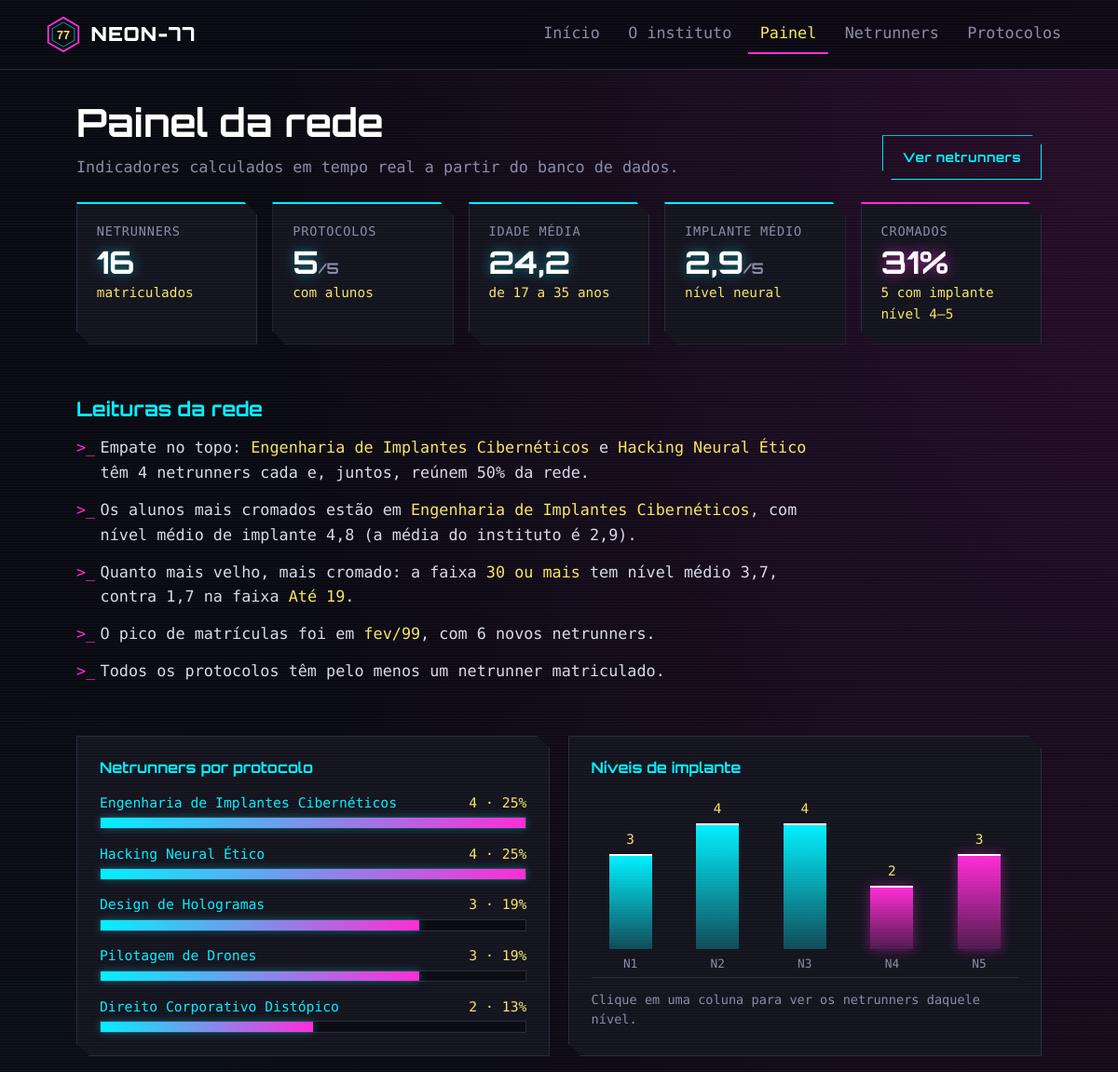
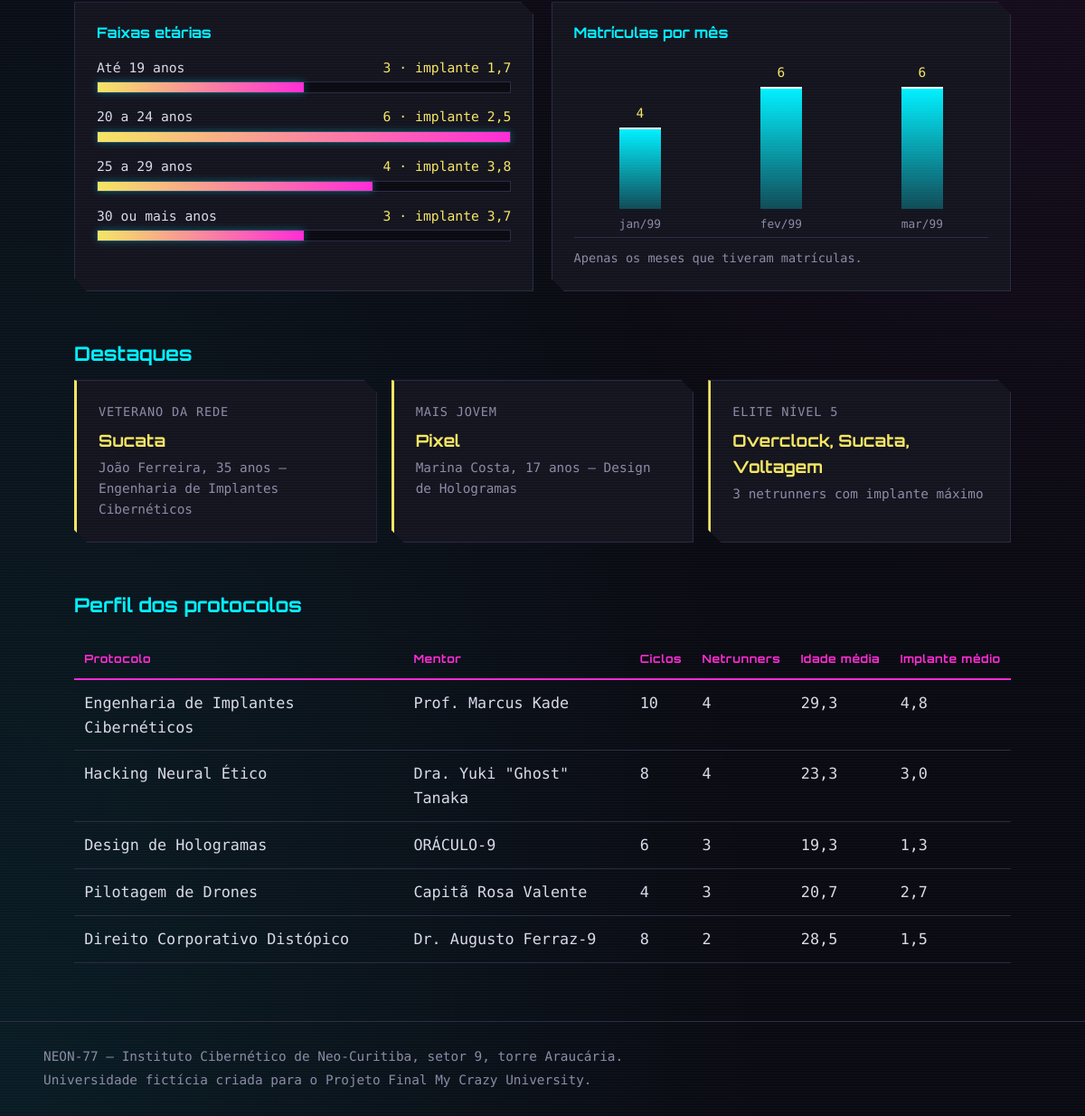
The app's page /painel.php with its own data (2 pictures, top to bottom).
### tables this page shows
CREATE TABLE protocolos (
    id INT AUTO_INCREMENT PRIMARY KEY,
    nome VARCHAR(100) NOT NULL,
    descricao TEXT NOT NULL,
    duracao_ciclos INT NOT NULL,
    mentor VARCHAR(100) NOT NULL,
    criado_em DATETIME DEFAULT CURRENT_TIMESTAMP
);

CREATE TABLE netrunners (
    id INT AUTO_INCREMENT PRIMARY KEY,
    nome VARCHAR(100) NOT NULL,
    codinome VARCHAR(50) NOT NULL,
    email VARCHAR(150) NOT NULL UNIQUE,
    idade INT NOT NULL,
    nivel_implante TINYINT NOT NULL,
    protocolo_id INT NOT NULL,
    criado_em DATETIME DEFAULT CURRENT_TIMESTAMP,
    CONSTRAINT fk_netrunner_protocolo FOREIGN KEY (protocolo_id)
        REFERENCES protocolos(id) ON UPDATE CASCADE ON DELETE RESTRICT
);

### includes/funcoes.php (called while the page is built, shortened)
<?php
function h($valor): string
{
    return htmlspecialchars((string) $valor, ENT_QUOTES, 'UTF-8');
}
function consultar(PDO $pdo, string $sql): array
{
    $stmt = $pdo->prepare($sql);
    $stmt->execute();
    return $stmt->fetchAll();
}
function decimal($valor, int $casas = 1): string
{
    return number_format((float) $valor, $casas, ',', '.');
}
function porcentagem($parte, $total): float
{
    return $total > 0 ? ($parte / $total) * 100 : 0.0;
}

### painel.php (the view, shortened to what this page needs)
<?php
require_once 'config/conexao.php';
require_once 'includes/funcoes.php';
$resumo = consultar($pdo,
    'SELECT COUNT(*)            AS total,
            AVG(idade)          AS idade_media,
            MIN(idade)          AS idade_min,
            MAX(idade)          AS idade_max,
            AVG(nivel_implante) AS nivel_medio,
            SUM(CASE WHEN nivel_implante >= 4 THEN 1 ELSE 0 END) AS cromados
     FROM netrunners'
)[0];
$totalNetrunners = (int) $resumo['total'];
$totalProtocolos = (int) consultar($pdo, 'SELECT COUNT(*) AS total FROM protocolos')[0]['total'];
$porProtocolo = consultar($pdo,
    'SELECT p.id, p.nome, p.mentor, p.duracao_ciclos,
            COUNT(n.id)           AS total,
            AVG(n.idade)          AS idade_media,
            AVG(n.nivel_implante) AS nivel_medio
     FROM protocolos p
     LEFT JOIN netrunners n ON n.protocolo_id = p.id
     GROUP BY p.id, p.nome, p.mentor, p.duracao_ciclos
     ORDER BY total DESC, p.nome ASC'
);
$protocolosComAlunos = array_filter($porProtocolo, fn($p) => (int) $p['total'] > 0);
$protocolosVazios    = array_filter($porProtocolo, fn($p) => (int) $p['total'] === 0);
$maiorProtocolo      = $porProtocolo ? max(array_map(fn($p) => (int) $p['total'], $porProtocolo)) : 0;
$niveis = array_fill(1, 5, 0);
foreach (consultar($pdo, 'SELECT nivel_implante AS nivel, COUNT(*) AS total FROM netrunners GROUP BY nivel_implante') as $linha) {
    $niveis[(int) $linha['nivel']] = (int) $linha['total'];
}
$maiorNivel = max($niveis);
$faixas = ['Até 19' => null, '20 a 24' => null, '25 a 29' => null, '30 ou mais' => null];
$linhasFaixa = consultar($pdo,
    "SELECT CASE
                WHEN idade < 20 THEN 'Até 19'
                WHEN idade < 25 THEN '20 a 24'
                WHEN idade < 30 THEN '25 a 29'
                ELSE '30 ou mais'
            END AS faixa,
            COUNT(*)            AS total,
            AVG(nivel_implante) AS nivel_medio
     FROM netrunners
     GROUP BY faixa"
);
foreach ($linhasFaixa as $linha) {
    $faixas[$linha['faixa']] = $linha;
}
$maiorFaixa = $linhasFaixa ? max(array_map(fn($f) => (int) $f['total'], $linhasFaixa)) : 0;
$porMes = consultar($pdo,
    "SELECT DATE_FORMAT(criado_em, '%Y-%m') AS mes, COUNT(*) AS total
     FROM netrunners
     GROUP BY mes
     ORDER BY mes ASC"
);
$maiorMes = $porMes ? max(array_map(fn($m) => (int) $m['total'], $porMes)) : 0;
$nomesMeses = ['jan', 'fev', 'mar', 'abr', 'mai', 'jun', 'jul', 'ago', 'set', 'out', 'nov', 'dez'];
function rotulo_mes(string $anoMes, array $nomes): string
{
    [$ano, $mes] = explode('-', $anoMes);
    return $nomes[(int) $mes - 1] . '/' . substr($ano, -2);
}
$sqlDestaque = 'SELECT n.codinome, n.nome, n.idade, n.nivel_implante, p.nome AS protocolo
                FROM netrunners n
                INNER JOIN protocolos p ON p.id = n.protocolo_id';
$veterano   = consultar($pdo, "$sqlDestaque ORDER BY n.idade DESC, n.nome ASC LIMIT 1")[0] ?? null;
$maisJovem  = consultar($pdo, "$sqlDestaque ORDER BY n.idade ASC, n.nome ASC LIMIT 1")[0] ?? null;
$eliteNivel5 = consultar($pdo, "$sqlDestaque WHERE n.nivel_implante = 5 ORDER BY n.codinome ASC");
$leituras = [];
if ($protocolosComAlunos) {
    $lideres = array_filter($protocolosComAlunos, fn($p) => (int) $p['total'] === $maiorProtocolo);
    $nomesLideres = array_map(fn($p) => '<strong>' . h($p['nome']) . '</strong>', $lideres);
    if (count($lideres) === 1) {
        $leituras[] = sprintf(
            '%s é o protocolo mais procurado: concentra %s%% dos netrunners (%d de %d).',
            $nomesLideres[array_key_first($nomesLideres)], decimal(porcentagem($maiorProtocolo, $totalNetrunners), 0),
            $maiorProtocolo, $totalNetrunners
        );
    } else {
        $leituras[] = sprintf(
            'Empate no topo: %s têm %d netrunners cada e, juntos, reúnem %s%% da rede.',
            implode(' e ', $nomesLideres), $maiorProtocolo,
            decimal(porcentagem($maiorProtocolo * count($lideres), $totalNetrunners), 0)
        );
    }
    $maisCromado = $protocolosComAlunos;
    usort($maisCromado, fn($a, $b) => $b['nivel_medio'] <=> $a['nivel_medio']);
    $maisCromado = $maisCromado[0];
    $leituras[] = sprintf(
        'Os alunos mais cromados estão em <strong>%s</strong>, com nível médio de implante %s (a média do instituto é %s).',
        h($maisCromado['nome']), decimal($maisCromado['nivel_medio']), decimal($resumo['nivel_medio'])
    );
}
$faixasPreenchidas = array_values(array_filter($faixas));
if (count($faixasPreenchidas) >= 2) {
    $primeira = $faixasPreenchidas[0];
    $ultima   = end($faixasPreenchidas);
    $diferenca = $ultima['nivel_medio'] - $primeira['nivel_medio'];
    if (abs($diferenca) >= 0.5) {
        $leituras[] = sprintf(
            'Quanto mais velho, mais cromado: a faixa <strong>%s</strong> tem nível médio %s, contra %s na faixa <strong>%s</strong>.',
            h($ultima['faixa']), decimal($ultima['nivel_medio']), decimal($primeira['nivel_medio']), h($primeira['faixa'])
        );
    } else {
        $leituras[] = 'A idade quase não muda o nível de implante: as faixas etárias têm médias parecidas.';
    }
}
if ($porMes) {
    $pico = $porMes;
    usort($pico, fn($a, $b) => $b['total'] <=> $a['total']);
    $leituras[] = sprintf(
        'O pico de matrículas foi em <strong>%s</strong>, com %d novos netrunners.',
        rotulo_mes($pico[0]['mes'], $nomesMeses), $pico[0]['total']
    );
}
if ($protocolosVazios) {
    $leituras[] = sprintf(
        'Atenção: %s ainda %s nenhum netrunner matriculado.',
        implode(', ', array_map(fn($p) => '<strong>' . h($p['nome']) . '</strong>', $protocolosVazios)),
        count($protocolosVazios) === 1 ? 'não tem' : 'não têm'
    );
} elseif ($totalProtocolos > 0 && $totalNetrunners > 0) {
    $leituras[] = 'Todos os protocolos têm pelo menos um netrunner matriculado.';
}
$raiz = '';
$paginaAtual = 'painel';
require 'includes/header.php';
?>
<section class="cabecalho-secao">
    <div>
        <h1>Painel da rede</h1>
        <p class="sub">Indicadores calculados em tempo real a partir do banco de dados.</p>
    </div>
    <a class="botao" href="netrunners/listar.php">Ver netrunners</a>
</section>
<?php if ($totalNetrunners === 0): ?>
    <div class="painel vazio">
        <p>Ainda não há netrunners matriculados, então não há dados para analisar.
           <a href="netrunners/cadastrar.php">Matricular o primeiro netrunner</a></p>
    </div>
<?php else: ?>
<section class="kpis" aria-label="Indicadores principais">
    <div class="painel kpi">
        <span class="kpi-rotulo">Netrunners</span>
        <span class="kpi-valor"><?= $totalNetrunners ?></span>
        <span class="kpi-detalhe">matriculados</span>
    </div>
    <div class="painel kpi">
        <span class="kpi-rotulo">Protocolos</span>
        <span class="kpi-valor"><?= count($protocolosComAlunos) ?><small>/<?= $totalProtocolos ?></small></span>
        <span class="kpi-detalhe">com alunos</span>
    </div>
    <div class="painel kpi">
        <span class="kpi-rotulo">Idade média</span>
        <span class="kpi-valor"><?= decimal($resumo['idade_media']) ?></span>
        <span class="kpi-detalhe">de <?= (int) $resumo['idade_min'] ?> a <?= (int) $resumo['idade_max'] ?> anos</span>
    </div>
    <div class="painel kpi">
        <span class="kpi-rotulo">Implante médio</span>
        <span class="kpi-valor"><?= decimal($resumo['nivel_medio']) ?><small>/5</small></span>
        <span class="kpi-detalhe">nível neural</span>
    </div>
    <div class="painel kpi kpi-alerta">
        <span class="kpi-rotulo">Cromados</span>
        <span class="kpi-valor"><?= decimal(porcentagem($resumo['cromados'], $totalNetrunners), 0) ?>%</span>
        <span class="kpi-detalhe"><?= (int) $resumo['cromados'] ?> com implante nível 4–5</span>
    </div>
</section>
<?php if ($leituras): ?>
<section class="bloco">
    <h2>Leituras da rede</h2>
    <ul class="leituras">
        <?php foreach ($leituras as $leitura): ?>
            <li><?= $leitura  ?></li>
        <?php endforeach; ?>
    </ul>
</section>
<?php endif; ?>
<section class="bloco graficos">
    <article class="painel grafico">
        <h2>Netrunners por protocolo</h2>
        <ul class="barras">
            <?php foreach ($porProtocolo as $p): ?>
                <li>
                    <div class="barra-cabecalho">
                        <a href="netrunners/listar.php?protocolo=<?= (int) $p['id'] ?>"><?= h($p['nome']) ?></a>
                        <span><?= (int) $p['total'] ?> · <?= decimal(porcentagem($p['total'], $totalNetrunners), 0) ?>%</span>
                    </div>
                    <div class="barra-trilho"><div class="barra-preenchida" style="width: <?= round(porcentagem($p['total'], $maiorProtocolo), 1) ?>%"></div></div>
                </li>
            <?php endforeach; ?>
        </ul>
    </article>
    <article class="painel grafico">
        <h2>Níveis de implante</h2>
        <div class="colunas">
            <?php foreach ($niveis as $nivel => $qtd): ?>
                <a class="coluna" href="netrunners/listar.php?nivel=<?= $nivel ?>" title="Ver netrunners de nível <?= $nivel ?>">
                    <span class="coluna-area">
                        <span class="coluna-valor"><?= $qtd ?></span>
                        <span class="coluna-barra <?= $nivel >= 4 ? 'coluna-quente' : '' ?>" style="height: <?= round(porcentagem($qtd, $maiorNivel) * 0.8, 1) ?>%"></span>
                    </span>
                    <span class="coluna-rotulo">N<?= $nivel ?></span>
                </a>
            <?php endforeach; ?>
        </div>
        <p class="nota">Clique em uma coluna para ver os netrunners daquele nível.</p>
    </article>
    <article class="painel grafico">
        <h2>Faixas etárias</h2>
        <ul class="barras">
            <?php foreach ($faixas as $nome => $f): ?>
                <li>
                    <div class="barra-cabecalho">
                        <span><?= h($nome) ?> anos</span>
                        <span><?= $f ? (int) $f['total'] : 0 ?><?= $f ? ' · implante ' . decimal($f['nivel_medio']) : '' ?></span>
                    </div>
                    <div class="barra-trilho"><div class="barra-preenchida barra-amarela" style="width: <?= $f ? round(porcentagem($f['total'], $maiorFaixa), 1) : 0 ?>%"></div></div>
                </li>
            <?php endforeach; ?>
        </ul>
    </article>
    <article class="painel grafico">
        <h2>Matrículas por mês</h2>
        <div class="colunas colunas-rolagem">
            <?php foreach ($porMes as $m): ?>
                <div class="coluna">
                    <span class="coluna-area">
                        <span class="coluna-valor"><?= (int) $m['total'] ?></span>
                        <span class="coluna-barra" style="height: <?= round(porcentagem($m['total'], $maiorMes) * 0.8, 1) ?>%"></span>
                    </span>
                    <span class="coluna-rotulo"><?= h(rotulo_mes($m['mes'], $nomesMeses)) ?></span>
                </div>
            <?php endforeach; ?>
        </div>
        <p class="nota">Apenas os meses que tiveram matrículas.</p>
    </article>
</section>
<section class="bloco">
    <h2>Destaques</h2>
    <div class="destaques">
        <?php if ($veterano): ?>
        <div class="painel destaque">
            <span class="kpi-rotulo">Veterano da rede</span>
            <strong class="codinome"><?= h($veterano['codinome']) ?></strong>
            <span><?= h($veterano['nome']) ?>, <?= (int) $veterano['idade'] ?> anos — <?= h($veterano['protocolo']) ?></span>
        </div>
        <?php endif; ?>
        <?php if ($maisJovem): ?>
        <div class="painel destaque">
            <span class="kpi-rotulo">Mais jovem</span>
            <strong class="codinome"><?= h($maisJovem['codinome']) ?></strong>
            <span><?= h($maisJovem['nome']) ?>, <?= (int) $maisJovem['idade'] ?> anos — <?= h($maisJovem['protocolo']) ?></span>
        </div>
        <?php endif; ?>
        <div class="painel destaque">
            <span class="kpi-rotulo">Elite nível 5</span>
            <?php if ($eliteNivel5): ?>
                <strong class="codinome"><?= h(implode(', ', array_column($eliteNivel5, 'codinome'))) ?></strong>
                <span><?= count($eliteNivel5) ?> <?= count($eliteNivel5) === 1 ? 'netrunner com implante máximo' : 'netrunners com implante máximo' ?></span>
            <?php else: ?>
                <strong class="codinome">Ninguém ainda</strong>
                <span>Nenhum netrunner chegou ao nível 5.</span>
            <?php endif; ?>
        </div>
    </div>
</section>
<section class="bloco">
    <h2>Perfil dos protocolos</h2>
    <div class="tabela-rolagem">
        <table class="tabela">
            <thead>
                <tr>
                    <th>Protocolo</th>
                    <th>Mentor</th>
                    <th>Ciclos</th>
                    <th>Netrunners</th>
                    <th>Idade média</th>
                    <th>Implante médio</th>
                </tr>
            </thead>
            <tbody>
            <?php foreach ($porProtocolo as $p): ?>
                <tr>
                    <td><?= h($p['nome']) ?></td>
                    <td><?= h($p['mentor']) ?></td>
                    <td><?= (int) $p['duracao_ciclos'] ?></td>
                    <td><?= (int) $p['total'] ?></td>
                    <td><?= $p['total'] > 0 ? decimal($p['idade_media']) : '—' ?></td>
                    <td><?= $p['total'] > 0 ? decimal($p['nivel_medio']) : '—' ?></td>
                </tr>
            <?php endforeach; ?>
            </tbody>
        </table>
    </div>
</section>
<?php endif; ?>
<?php require 'includes/footer.php'; ?>

### includes/header.php (shortened to what this page needs)
<?php
$raiz = $raiz ?? '';
$paginaAtual = $paginaAtual ?? '';
?>
<!DOCTYPE html>
<html lang="pt-BR">
<head>
    <link rel="stylesheet" href="<?= $raiz ?>css/style.css">
</head>
<body>
<header class="topo">
    <a class="marca" href="<?= $raiz ?>index.php">
        <img src="<?= $raiz ?>img/logo.svg" alt="" width="40" height="40">
        <span>NEON-77</span>
    </a>
    <nav class="menu" aria-label="Menu principal">
        <a href="<?= $raiz ?>index.php" class="<?= $paginaAtual === 'inicio' ? 'ativo' : '' ?>">Início</a>
        <a href="<?= $raiz ?>sobre.php" class="<?= $paginaAtual === 'sobre' ? 'ativo' : '' ?>">O instituto</a>
        <a href="<?= $raiz ?>painel.php" class="<?= $paginaAtual === 'painel' ? 'ativo' : '' ?>">Painel</a>
        <a href="<?= $raiz ?>netrunners/listar.php" class="<?= $paginaAtual === 'netrunners' ? 'ativo' : '' ?>">Netrunners</a>
        <a href="<?= $raiz ?>protocolos/listar.php" class="<?= $paginaAtual === 'protocolos' ? 'ativo' : '' ?>">Protocolos</a>
    </nav>
</header>
<main class="conteudo">

### includes/footer.php
</main>
<footer class="rodape">
    <p>NEON-77 — Instituto Cibernético de Neo-Curitiba, setor 9, torre Araucária.</p>
    <p>Universidade fictícia criada para o Projeto Final My Crazy University.</p>
</footer>
</body>
</html>

### records on screen
protocolos: nome "Engenharia de Implantes Cibernéticos", nivel_medio "4,8", nivel_medio "2,9", total "4", total "25", porcentagem($p['total'], $maiorProtocolo) 100 (drawn), mentor "Prof. Marcus Kade", duracao_ciclos "10", idade_media "29,3"
protocolos: nome "Hacking Neural Ético", total "4", total "25", porcentagem($p['total'], $maiorProtocolo) 100 (drawn), mentor "Dra. Yuki \"Ghost\" Tanaka", duracao_ciclos "8", idade_media "23,3", nivel_medio "3,0"
protocolos: nome "Design de Hologramas", total "3", total "19", porcentagem($p['total'], $maiorProtocolo) 75 (drawn), mentor "ORÁCULO-9", duracao_ciclos "6", idade_media "19,3", nivel_medio "1,3"
protocolos: nome "Pilotagem de Drones", total "3", total "19", porcentagem($p['total'], $maiorProtocolo) 75 (drawn), mentor "Capitã Rosa Valente", duracao_ciclos "4", idade_media "20,7", nivel_medio "2,7"
protocolos: nome "Direito Corporativo Distópico", total "2", total "13", porcentagem($p['total'], $maiorProtocolo) 50 (drawn), mentor "Dr. Augusto Ferraz-9", duracao_ciclos "8", idade_media "28,5", nivel_medio "1,5"
netrunners: codinome "Sucata", nome "João Ferreira", idade "35"
netrunners: codinome "Pixel", nome "Marina Costa", idade "17", protocolo.nome "Design de Hologramas"

### other values on screen
$totalNetrunners "16"
count($protocolosComAlunos) "5"
$totalProtocolos "5"
decimal($resumo['idade_media']) "24,2"
$resumo['idade_min'] "17"
$resumo['idade_max'] "35"
decimal($resumo['nivel_medio']) "2,9"
decimal(porcentagem($resumo['cromados'], $totalNetrunners), 0) "31"
$resumo['cromados'] "5"
$leitura "Empate no topo: Engenharia de Implantes Cibernéticos e Hacking Neural Ético têm 4 netrunners cada e, juntos, reúnem 50% da rede."
$ultima['faixa'] "30 ou mais"
decimal($ultima['nivel_medio']) "3,7"
decimal($primeira['nivel_medio']) "1,7"
$primeira['faixa'] "Até 19"
rotulo_mes($pico[0]['mes'], $nomesMeses) "fev/99"
